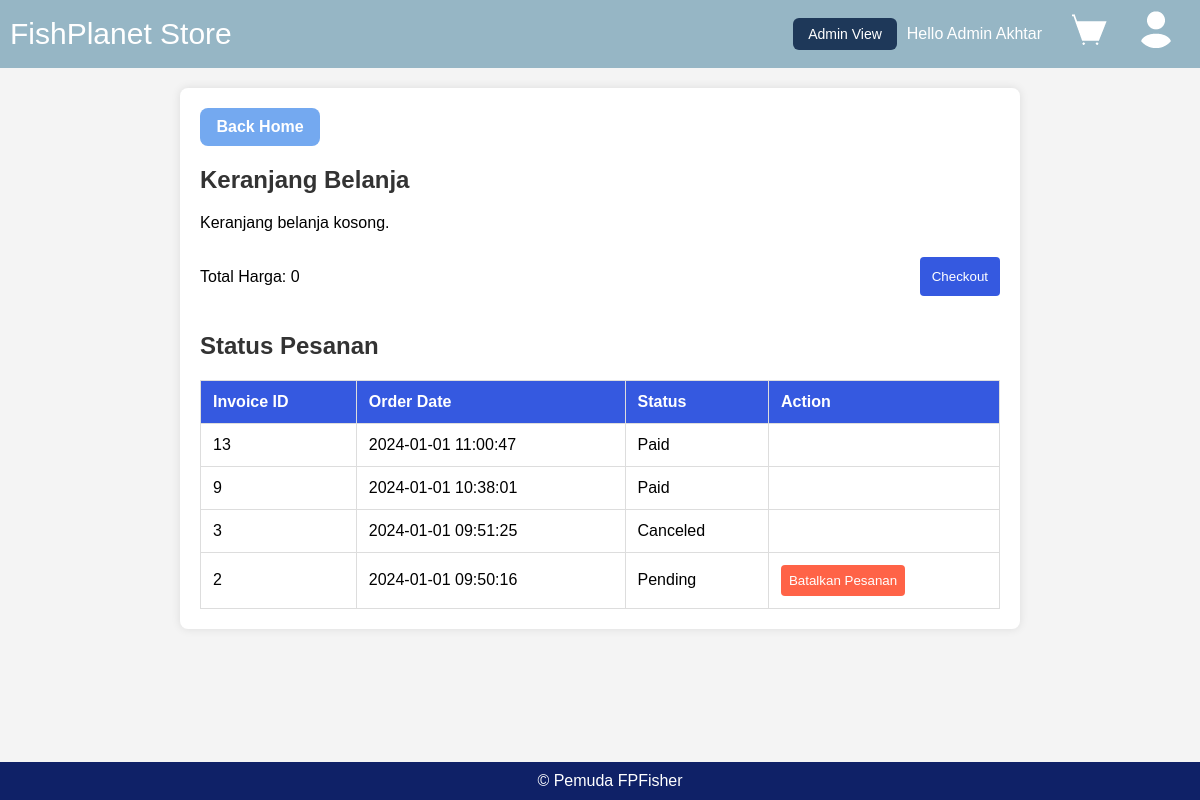
The app's page /keranjang.php (signed in) with its own data.
### tables this page shows
CREATE TABLE `pesanan` (
  `id_pesanan` int(11) NOT NULL,
  `id_akun` int(11) DEFAULT NULL,
  `order_date` datetime DEFAULT NULL,
  `status` varchar(50) NOT NULL
);

### keranjang.php (the view, shortened to what this page needs)
<!DOCTYPE html>
<html lang="en">
<head>
</head>
<body>
<?php include "navbar.php"; ?>
    <div class="container">
    <div class="containers">
    <a href="index.php" class="button">Back Home</a>
</div>
        <h2>Keranjang Belanja</h2>
        <?php
        $totalBelanja = 0;
        if (!empty($_SESSION['keranjang'])) {
            echo "<table>";
            echo "<tr>
                    <th>Nama Ikan</th>
                    <th>Jenis</th>
                    <th>Quantity</th>
                    <th>Harga Ikan</th>
                    <th>Update/Delete</th>
                    <th>Total</th>
                </tr>";
            foreach ($_SESSION['keranjang'] as $id_ikan => $item) {
                $fishDetailsSql = "SELECT * FROM ikan WHERE id_ikan = $id_ikan";
                $fishDetailsResult = mysqli_query($conn, $fishDetailsSql);
                if ($fishDetailsResult) {
                    $fishDetails = mysqli_fetch_assoc($fishDetailsResult);
                    $nama_ikan = isset($fishDetails['nama_ikan']) ? $fishDetails['nama_ikan'] : 'Unknown Fish';
                    $jenis_ikan = isset($fishDetails['jenis_ikan']) ? $fishDetails['jenis_ikan'] : 'Unknown';
                } else {
                    echo "Error fetching fish details: " . mysqli_error($conn);
                    exit();
                }
                $total_belanja = $item['quantity'] * $item['harga_ikan'];
                $totalBelanja += $total_belanja;
                echo "<tr>
                        <td>$nama_ikan</td>
                        <td>$jenis_ikan</td>
                        <td><span id='quantity-$id_ikan'>{$item['quantity']}</span></td>
                        <td>{$item['harga_ikan']}</td>
                        <td>
                            <button class='update-button' onclick='updateItem($id_ikan, {$item['quantity']})'>Update</button>
                            <button class='delete-button' onclick='deleteItem($id_ikan)'>Delete</button>
                        </td>
                        <td>$total_belanja</td>
                    </tr>";
            }
            echo "<tr>
                    <td colspan='5' style='text-align:right;'>Total Harga:</td>
                    <td>$totalBelanja</td>
                </tr>";
            echo "</table>";
        } else {
            echo "<p>Keranjang belanja kosong.</p>";
        }
        ?>
        <div class="checkout-section">
            <p>Total Harga: <?php echo $totalBelanja; ?></p>
            <form method="post" action="checkout.php">
                <button type="submit" name="pay" class="checkout-button">Checkout</button>
            </form>
        </div>
        <div class="status-section">
            <h2>Status Pesanan</h2>
            <?php
            $id_akun = $_SESSION['id_akun'];
            $orderStatusSql = "SELECT * FROM pesanan WHERE id_akun = ? ORDER BY order_date DESC";
            $stmtOrderStatus = $conn->prepare($orderStatusSql);
            $stmtOrderStatus->bind_param("i", $id_akun);
            $stmtOrderStatus->execute();
            $resultOrderStatus = $stmtOrderStatus->get_result();
            if ($resultOrderStatus->num_rows > 0) {
                echo "<table class='status-table'>";
                echo "<tr>
                        <th>Invoice ID</th>
                        <th>Order Date</th>
                        <th>Status</th>
                        <th>Action</th>
                    </tr>";
                while ($order = $resultOrderStatus->fetch_assoc()) {
                    echo "<tr>
                            <td>{$order['id_pesanan']}</td>
                            <td>{$order['order_date']}</td>
                            <td>{$order['status']}</td>
                            <td>";
                    if ($order['status'] === 'Pending') {
                        echo "<button class='cancel-button' onclick=\"cancelOrder({$order['id_pesanan']})\">Batalkan Pesanan</button>";
                    }
                    echo "</td></tr>";
                }
                echo "</table>";
            } else {
                echo "<p>No order history found.</p>";
            }
            ?>
        </div>
    </div>
    <div class="footer">
        &copy; Pemuda FPFisher
    </div>
</body>
</html>

### keranjang.php (style rules this page uses)
body { font-family: 'Arial', sans-serif; background-color: #f4f4f4; margin: 0; padding: 0; }
.container { margin: 20px auto; max-width: 800px; background-color: #fff; padding: 20px; border-radius: 8px; box-shadow: 0 0 10px rgba(0, 0, 0, 0.1); }
h2 { color: #333; margin-bottom: 20px; }
a { text-decoration: none; color: #3559E0; margin-bottom: 10px; }
table { width: 100%; border-collapse: collapse; margin-top: 15px; }
th, td { border: 1px solid #ddd; padding: 12px; text-align: left; }
th { background-color: #3559E0; color: #fff; }
.checkout-section { display: flex; justify-content: space-between; align-items: center; margin-top: 20px; }
.checkout-button { background-color: #3559E0; color: #fff; padding: 12px; border: none; border-radius: 4px; cursor: pointer; }
.status-section { margin-top: 30px; }
.status-table { width: 100%; border-collapse: collapse; margin-top: 15px; }
.status-table th, .status-table td { border: 1px solid #ddd; padding: 12px; text-align: left; }
.cancel-button { background-color: #ff6347; color: #fff; padding: 8px; border: none; border-radius: 4px; cursor: pointer; }
.containers { max-width: 100px; padding: 10px; background-color: #74A9F0; text-align: center; border-radius:8px; }
.button { text-decoration: none; margin-bottom: 10px; font-size: 16px; color: #fff; font-weight:bold; }
.footer { background-color: #0F2167; color: white; text-align: center; padding: 10px; position: fixed; bottom: 0; width: 100%; }

### records on screen
pesanan: id_pesanan "13", order_date "2024-01-01 11:00:47", status "Paid"
pesanan: id_pesanan "9", order_date "2024-01-01 10:38:01", status "Paid"
pesanan: id_pesanan "3", order_date "2024-01-01 09:51:25", status "Canceled"
pesanan: id_pesanan "2", order_date "2024-01-01 09:50:16", status "Pending"

### other values on screen
$_SESSION['nama'] "Admin Akhtar"
$totalBelanja "0"
